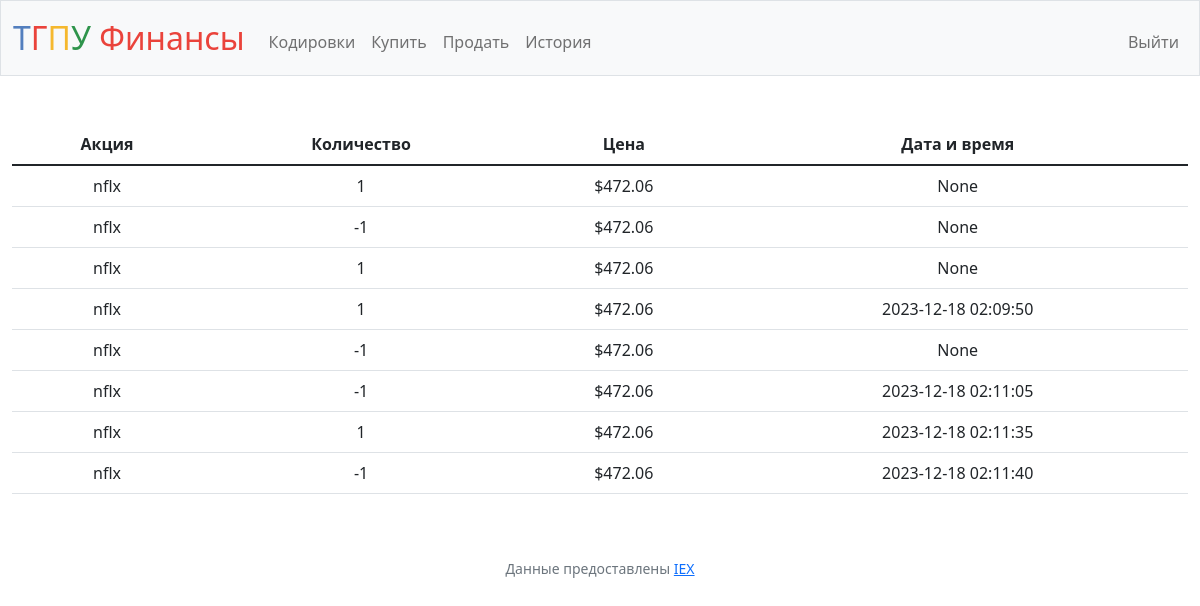
The app's page /history (signed in) with its own data.
### tables this page shows
CREATE TABLE transactions (
    id INTEGER PRIMARY KEY,
    user_id INTEGER,
    symbol TEXT,
    shares INTEGER, name TEXT, price INTEGER, type TEXT CHECK (type IN ('BUY', 'SELL')), transected_at DATETIME,
    FOREIGN KEY(user_id) REFERENCES users(id)
);

### app.py (the view)
@app.route("/history")
@login_required
def history():
    transactions = db.execute(""" SELECT symbol, price, transected_at, shares FROM transactions WHERE user_id = :user_id ORDER BY type DESC """, user_id=session["user_id"])
    return render_template("history.html", transactions=transactions, usd=usd)

### app.py (called while the page is built)
@app.after_request
def after_request(response):
    response.headers["Cache-Control"] = "no-cache, no-store, must-revalidate"
    response.headers["Expires"] = 0
    response.headers["Pragma"] = "no-cache"
    return response

### helpers.py (called while the page is built)
def login_required(f):
    @wraps(f)
    def decorated_function(*args, **kwargs):
        if session.get("user_id") is None:
            return redirect("/login")
        return f(*args, **kwargs)
    return decorated_function

def usd(value):
    return f"${value:,.2f}"

### templates/history.html (shortened to what this page needs)
{% extends "layout.html" %}
{% block main %}
    <table class="table">
        <thead>
            <tr>
                <th>Акция</th>
                <th>Количество</th>
                <th>Цена</th>
                <th>Дата и время</th>
            </tr>
        </thead>
        <tbody>
            {% for transaction in transactions %}
                <tr>
                    <td>{{ transaction["symbol"] }}</td>
                    <td>{{ transaction["shares"] }}</td>
                    <td>{{ usd(transaction["price"]) }}</td>
                    <td>{{ transaction["transected_at"] }}</td>
                </tr>
            {% endfor %}
        </tbody>
    </table>
{% endblock %}

### records on screen
transactions: price "$472.06"
transactions: price "$472.06"
transactions: price "$472.06"
transactions: price "$472.06"
transactions: price "$472.06"
transactions: price "$472.06"
transactions: price "$472.06"
transactions: price "$472.06"
